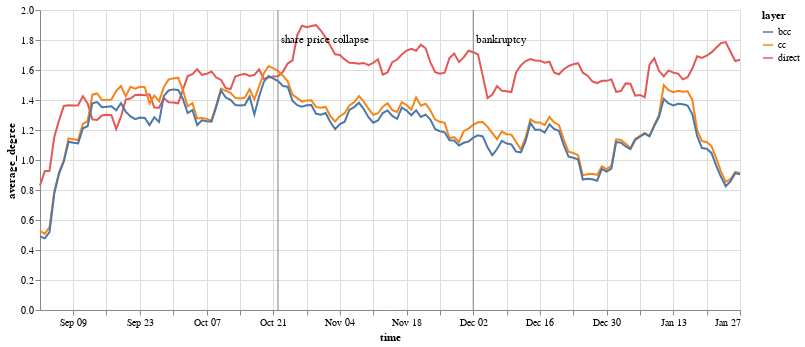

Notebook source saved alongside this figure:
### Code cell
w = g.window('2001-09-01 00:00:00', '2002-01-27 00:00:00')
rolling = w.rolling(step='1 day', window='1 week')
algo_for_all_layers(algorithms.average_degree, 'average_degree', rolling)

### Figure 1 — Vega-Lite specification as saved in the notebook (floating-point values rounded to 4 significant figures; data arrays with more than 128 entries replaced by an {"elided": "..."} marker saying what was removed)
{"config": {"view": {"continuousWidth": 400, "continuousHeight": 300}}, "layer": [{"data": {"name": "data-f719981e5f8ff9d7af6e395960dcdb4a"}, "mark": "line", "encoding": {"color": {"field": "layer", "type": "nominal"}, "opacity": {"condition": {"value": 1.0, "selection": "selector009"}, "value": 0.2}, "tooltip": [{"field": "layer", "type": "nominal"}, {"field": "average_degree", "type": "quantitative"}], "x": {"field": "time", "type": "temporal"}, "y": {"field": "average_degree", "type": "quantitative"}}, "selection": {"selector009": {"type": "multi", "fields": ["layer"], "bind": "legend"}}, "width": 700}, {"layer": [{"mark": {"type": "rule", "color": "gray"}, "encoding": {"x": {"field": "time", "type": "temporal"}}}, {"mark": {"type": "text", "align": "left", "color": "black", "dx": 3, "dy": -120}, "encoding": {"text": {"field": "event", "type": "nominal"}, "x": {"field": "time", "type": "temporal"}}}], "data": {"name": "data-78262a8da2e6731fe3a655fdaa151d08"}}], "$schema": "https://vega.github.io/schema/vega-lite/v4.17.0.json", "datasets": {"data-f719981e5f8ff9d7af6e395960dcdb4a": {"elided": "444 records"}, "data-78262a8da2e6731fe3a655fdaa151d08": [{"time": "2001-10-22", "event": "share price collapse"}, {"time": "2001-12-02", "event": "bankruptcy"}]}}
